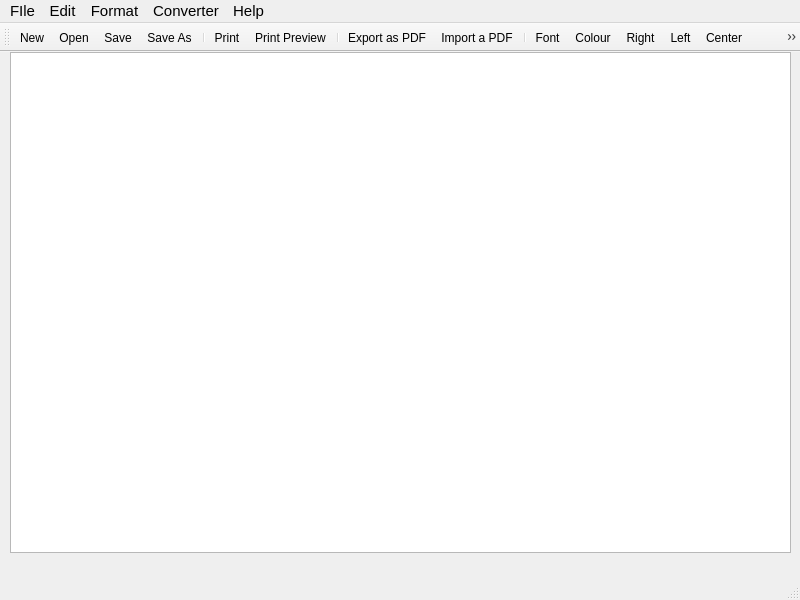
<?xml version="1.0" encoding="UTF-8"?>
<ui version="4.0">
 <class>MainWindow</class>
 <widget class="QMainWindow" name="MainWindow">
  <property name="geometry">
   <rect>
    <x>0</x>
    <y>0</y>
    <width>800</width>
    <height>600</height>
   </rect>
  </property>
  <property name="minimumSize">
   <size>
    <width>800</width>
    <height>600</height>
   </size>
  </property>
  <property name="maximumSize">
   <size>
    <width>800</width>
    <height>600</height>
   </size>
  </property>
  <property name="windowTitle">
   <string>Text-Editor</string>
  </property>
  <property name="windowIcon">
   <iconset resource="Icons_and_Images.qrc">
    <normaloff>:/Resources/pencil-clipart-pencil.png</normaloff>:/Resources/pencil-clipart-pencil.png</iconset>
  </property>
  <widget class="QWidget" name="centralwidget">
   <widget class="QTextEdit" name="textEdit">
    <property name="geometry">
     <rect>
      <x>10</x>
      <y>0</y>
      <width>781</width>
      <height>501</height>
     </rect>
    </property>
   </widget>
  </widget>
  <widget class="QMenuBar" name="menubar">
   <property name="geometry">
    <rect>
     <x>0</x>
     <y>0</y>
     <width>800</width>
     <height>29</height>
    </rect>
   </property>
   <property name="font">
    <font>
     <family>Segoe UI</family>
     <pointsize>11</pointsize>
     <bold>false</bold>
    </font>
   </property>
   <widget class="QMenu" name="menuFIle">
    <property name="title">
     <string>FIle</string>
    </property>
    <addaction name="separator"/>
    <addaction name="actionNew"/>
    <addaction name="actionOpen"/>
    <addaction name="actionSave"/>
    <addaction name="actionSave_As"/>
    <addaction name="separator"/>
    <addaction name="actionPrint"/>
    <addaction name="actionPrint_Preview"/>
    <addaction name="separator"/>
    <addaction name="actionExit"/>
   </widget>
   <widget class="QMenu" name="menuEdit">
    <property name="title">
     <string>Edit</string>
    </property>
    <addaction name="actionUndo"/>
    <addaction name="actionRedo"/>
    <addaction name="separator"/>
    <addaction name="actionCut"/>
    <addaction name="actionCopy"/>
    <addaction name="actionPaste"/>
   </widget>
   <widget class="QMenu" name="menuFormat">
    <property name="title">
     <string>Format</string>
    </property>
    <addaction name="actionBold"/>
    <addaction name="actionItalic"/>
    <addaction name="actionUnderline"/>
    <addaction name="separator"/>
    <addaction name="actionLeft"/>
    <addaction name="actionRight"/>
    <addaction name="actionCenter"/>
    <addaction name="actionJustify"/>
    <addaction name="separator"/>
    <addaction name="actionFont"/>
    <addaction name="actionColour"/>
   </widget>
   <widget class="QMenu" name="menuConverter">
    <property name="title">
     <string>Converter</string>
    </property>
    <addaction name="actionExport_as_PDF"/>
    <addaction name="actionImport_a_PDF"/>
   </widget>
   <widget class="QMenu" name="menuHelp">
    <property name="title">
     <string>Help</string>
    </property>
    <addaction name="actionInfo"/>
   </widget>
   <addaction name="menuFIle"/>
   <addaction name="menuEdit"/>
   <addaction name="menuFormat"/>
   <addaction name="menuConverter"/>
   <addaction name="menuHelp"/>
  </widget>
  <widget class="QStatusBar" name="statusbar"/>
  <widget class="QToolBar" name="toolBar">
   <property name="windowTitle">
    <string>toolBar</string>
   </property>
   <attribute name="toolBarArea">
    <enum>TopToolBarArea</enum>
   </attribute>
   <attribute name="toolBarBreak">
    <bool>false</bool>
   </attribute>
   <addaction name="actionNew"/>
   <addaction name="actionOpen"/>
   <addaction name="actionSave"/>
   <addaction name="actionSave_As"/>
   <addaction name="separator"/>
   <addaction name="actionPrint"/>
   <addaction name="actionPrint_Preview"/>
   <addaction name="separator"/>
   <addaction name="actionExport_as_PDF"/>
   <addaction name="actionImport_a_PDF"/>
   <addaction name="separator"/>
   <addaction name="actionFont"/>
   <addaction name="actionColour"/>
   <addaction name="actionRight"/>
   <addaction name="actionLeft"/>
   <addaction name="actionCenter"/>
   <addaction name="actionUndo"/>
   <addaction name="actionRedo"/>
   <addaction name="actionBold"/>
   <addaction name="actionItalic"/>
   <addaction name="actionUnderline"/>
  </widget>
  <action name="actionNew">
   <property name="icon">
    <iconset theme="QIcon::ThemeIcon::DocumentNew"/>
   </property>
   <property name="text">
    <string>New</string>
   </property>
   <property name="shortcut">
    <string>Ctrl+N</string>
   </property>
  </action>
  <action name="actionOpen">
   <property name="icon">
    <iconset theme="QIcon::ThemeIcon::DocumentOpen"/>
   </property>
   <property name="text">
    <string>Open</string>
   </property>
   <property name="shortcut">
    <string>Ctrl+O</string>
   </property>
  </action>
  <action name="actionSave">
   <property name="icon">
    <iconset theme="QIcon::ThemeIcon::DocumentSave"/>
   </property>
   <property name="text">
    <string>Save</string>
   </property>
   <property name="shortcut">
    <string>Ctrl+S</string>
   </property>
  </action>
  <action name="actionSave_As">
   <property name="icon">
    <iconset theme="QIcon::ThemeIcon::DocumentSaveAs"/>
   </property>
   <property name="text">
    <string>Save As</string>
   </property>
   <property name="shortcut">
    <string>Ctrl+Shift+S</string>
   </property>
  </action>
  <action name="actionPrint">
   <property name="icon">
    <iconset theme="QIcon::ThemeIcon::DocumentPrint"/>
   </property>
   <property name="text">
    <string>Print</string>
   </property>
   <property name="shortcut">
    <string>Ctrl+P</string>
   </property>
  </action>
  <action name="actionPrint_Preview">
   <property name="icon">
    <iconset theme="QIcon::ThemeIcon::DocumentPrintPreview"/>
   </property>
   <property name="text">
    <string>Print Preview</string>
   </property>
   <property name="shortcut">
    <string>Ctrl+Shift+P</string>
   </property>
  </action>
  <action name="actionExit">
   <property name="icon">
    <iconset theme="QIcon::ThemeIcon::ApplicationExit"/>
   </property>
   <property name="text">
    <string>Exit</string>
   </property>
   <property name="shortcut">
    <string>Esc</string>
   </property>
  </action>
  <action name="actionUndo">
   <property name="icon">
    <iconset theme="QIcon::ThemeIcon::EditUndo"/>
   </property>
   <property name="text">
    <string>Undo</string>
   </property>
   <property name="shortcut">
    <string>Ctrl+Z</string>
   </property>
  </action>
  <action name="actionRedo">
   <property name="icon">
    <iconset theme="QIcon::ThemeIcon::EditRedo"/>
   </property>
   <property name="text">
    <string>Redo</string>
   </property>
  </action>
  <action name="actionCut">
   <property name="icon">
    <iconset theme="QIcon::ThemeIcon::EditCut"/>
   </property>
   <property name="text">
    <string>Cut</string>
   </property>
  </action>
  <action name="actionCopy">
   <property name="icon">
    <iconset theme="QIcon::ThemeIcon::EditCopy"/>
   </property>
   <property name="text">
    <string>Copy</string>
   </property>
   <property name="shortcut">
    <string>Ctrl+C</string>
   </property>
  </action>
  <action name="actionPaste">
   <property name="icon">
    <iconset theme="QIcon::ThemeIcon::EditPaste"/>
   </property>
   <property name="text">
    <string>Paste</string>
   </property>
   <property name="shortcut">
    <string>Ctrl+X</string>
   </property>
  </action>
  <action name="actionBold">
   <property name="icon">
    <iconset resource="Icons_and_Images.qrc">
     <normaloff>:/Resources/Bold.png</normaloff>:/Resources/Bold.png</iconset>
   </property>
   <property name="text">
    <string>Bold</string>
   </property>
   <property name="shortcut">
    <string>Ctrl+B</string>
   </property>
  </action>
  <action name="actionItalic">
   <property name="icon">
    <iconset theme="QIcon::ThemeIcon::FormatTextItalic"/>
   </property>
   <property name="text">
    <string>Italic</string>
   </property>
   <property name="shortcut">
    <string>Ctrl+I</string>
   </property>
  </action>
  <action name="actionUnderline">
   <property name="icon">
    <iconset theme="QIcon::ThemeIcon::FormatTextUnderline"/>
   </property>
   <property name="text">
    <string>Underline</string>
   </property>
   <property name="shortcut">
    <string>Ctrl+U</string>
   </property>
  </action>
  <action name="actionLeft">
   <property name="icon">
    <iconset theme="QIcon::ThemeIcon::FormatJustifyLeft"/>
   </property>
   <property name="text">
    <string>Left</string>
   </property>
  </action>
  <action name="actionRight">
   <property name="icon">
    <iconset theme="QIcon::ThemeIcon::FormatJustifyRight"/>
   </property>
   <property name="text">
    <string>Right</string>
   </property>
  </action>
  <action name="actionCenter">
   <property name="icon">
    <iconset theme="QIcon::ThemeIcon::FormatJustifyCenter"/>
   </property>
   <property name="text">
    <string>Center</string>
   </property>
  </action>
  <action name="actionJustify">
   <property name="icon">
    <iconset resource="Icons_and_Images.qrc">
     <normaloff>:/Resources/document.png</normaloff>:/Resources/document.png</iconset>
   </property>
   <property name="text">
    <string>Justify</string>
   </property>
  </action>
  <action name="actionFont">
   <property name="icon">
    <iconset resource="Icons_and_Images.qrc">
     <normaloff>:/Resources/Untitled.png</normaloff>:/Resources/Untitled.png</iconset>
   </property>
   <property name="text">
    <string>Font</string>
   </property>
  </action>
  <action name="actionColour">
   <property name="icon">
    <iconset resource="Icons_and_Images.qrc">
     <normaloff>:/Resources/color-wheel.png</normaloff>:/Resources/color-wheel.png</iconset>
   </property>
   <property name="text">
    <string>Colour</string>
   </property>
  </action>
  <action name="actionExport_as_PDF">
   <property name="icon">
    <iconset theme="QIcon::ThemeIcon::MailSend"/>
   </property>
   <property name="text">
    <string>Export as PDF</string>
   </property>
  </action>
  <action name="actionImport_a_PDF">
   <property name="icon">
    <iconset theme="QIcon::ThemeIcon::GoDown"/>
   </property>
   <property name="text">
    <string>Import a PDF</string>
   </property>
  </action>
  <action name="actionInfo">
   <property name="icon">
    <iconset theme="QIcon::ThemeIcon::DialogInformation"/>
   </property>
   <property name="text">
    <string>Info</string>
   </property>
  </action>
 </widget>
 <resources>
  <include location="Icons_and_Images.qrc"/>
 </resources>
 <connections/>
</ui>
